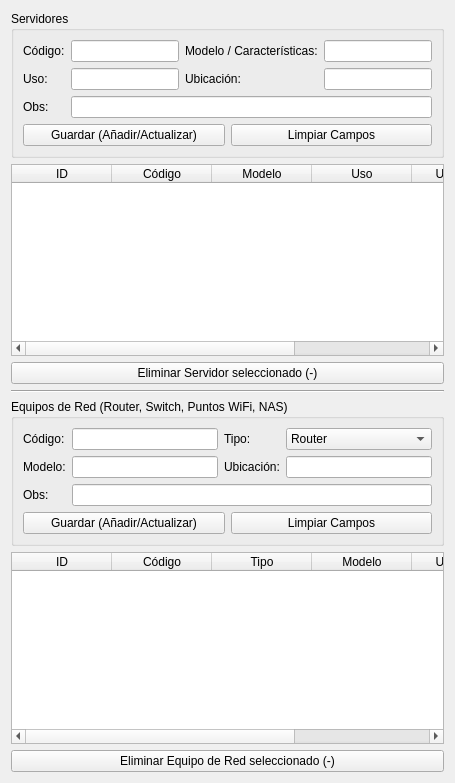
      <widget class="QWidget" name="tab_red">
       <attribute name="title">
        <string>Servidores y Red</string>
       </attribute>
       <layout class="QVBoxLayout" name="verticalLayout_5">
        <item>
         <widget class="QGroupBox" name="groupBox_4">
          <property name="title">
           <string>Servidores</string>
          </property>
          <layout class="QGridLayout" name="gridLayout_5">
           <item row="0" column="0">
            <widget class="QLabel" name="label_25">
             <property name="text">
              <string>Código:</string>
             </property>
            </widget>
           </item>
           <item row="0" column="1">
            <widget class="QLineEdit" name="input_srv_codigo"/>
           </item>
           <item row="0" column="2">
            <widget class="QLabel" name="label_26">
             <property name="text">
              <string>Modelo / Características:</string>
             </property>
            </widget>
           </item>
           <item row="0" column="3">
            <widget class="QLineEdit" name="input_srv_modelo"/>
           </item>
           <item row="1" column="0">
            <widget class="QLabel" name="label_27">
             <property name="text">
              <string>Uso:</string>
             </property>
            </widget>
           </item>
           <item row="1" column="1">
            <widget class="QLineEdit" name="input_srv_uso"/>
           </item>
           <item row="1" column="2">
            <widget class="QLabel" name="label_28">
             <property name="text">
              <string>Ubicación:</string>
             </property>
            </widget>
           </item>
           <item row="1" column="3">
            <widget class="QLineEdit" name="input_srv_ubicacion"/>
           </item>
           <item row="2" column="0">
            <widget class="QLabel" name="label_32">
             <property name="text">
              <string>Obs:</string>
             </property>
            </widget>
           </item>
           <item row="2" column="1" colspan="3">
            <widget class="QLineEdit" name="input_srv_obs"/>
           </item>
           <item row="3" column="0" colspan="4">
            <layout class="QHBoxLayout" name="horizontalLayout_11">
             <item>
              <widget class="QPushButton" name="btn_save_servidor">
               <property name="text">
                <string>Guardar (Añadir/Actualizar)</string>
               </property>
              </widget>
             </item>
             <item>
              <widget class="QPushButton" name="btn_clear_servidor">
               <property name="text">
                <string>Limpiar Campos</string>
               </property>
              </widget>
             </item>
            </layout>
           </item>
          </layout>
         </widget>
        </item>
        <item>
         <widget class="QTableWidget" name="table_servidores">
          <property name="selectionBehavior">
           <enum>QAbstractItemView::SelectRows</enum>
          </property>
          <attribute name="horizontalHeaderStretchLastSection">
           <bool>true</bool>
          </attribute>
          <column>
           <property name="text">
            <string>ID</string>
           </property>
          </column>
          <column>
           <property name="text">
            <string>Código</string>
           </property>
          </column>
          <column>
           <property name="text">
            <string>Modelo</string>
           </property>
          </column>
          <column>
           <property name="text">
            <string>Uso</string>
           </property>
          </column>
          <column>
           <property name="text">
            <string>Ubicación</string>
           </property>
          </column>
          <column>
           <property name="text">
            <string>Obs.</string>
           </property>
          </column>
         </widget>
        </item>
        <item>
         <widget class="QPushButton" name="btn_del_servidor">
          <property name="text">
           <string>Eliminar Servidor seleccionado (-)</string>
          </property>
         </widget>
        </item>
        <item>
         <widget class="Line" name="line_2">
          <property name="orientation">
           <enum>Qt::Horizontal</enum>
          </property>
         </widget>
        </item>
        <item>
         <widget class="QGroupBox" name="groupBox_5">
          <property name="title">
           <string>Equipos de Red (Router, Switch, Puntos WiFi, NAS)</string>
          </property>
          <layout class="QGridLayout" name="gridLayout_6">
           <item row="0" column="0">
            <widget class="QLabel" name="label_33">
             <property name="text">
              <string>Código:</string>
             </property>
            </widget>
           </item>
           <item row="0" column="1">
            <widget class="QLineEdit" name="input_red_codigo"/>
           </item>
           <item row="0" column="2">
            <widget class="QLabel" name="label_34">
             <property name="text">
              <string>Tipo:</string>
             </property>
            </widget>
           </item>
           <item row="0" column="3">
            <widget class="QComboBox" name="combo_red_tipo">
             <item>
              <property name="text">
               <string>Router</string>
              </property>
             </item>
             <item>
              <property name="text">
               <string>Switch</string>
              </property>
             </item>
             <item>
              <property name="text">
               <string>Punto WiFi</string>
              </property>
             </item>
             <item>
              <property name="text">
               <string>NAS</string>
              </property>
             </item>
             <item>
              <property name="text">
               <string>Otro</string>
              </property>
             </item>
            </widget>
           </item>
           <item row="1" column="0">
            <widget class="QLabel" name="label_35">
             <property name="text">
              <string>Modelo:</string>
             </property>
            </widget>
           </item>
           <item row="1" column="1">
            <widget class="QLineEdit" name="input_red_modelo"/>
           </item>
           <item row="1" column="2">
            <widget class="QLabel" name="label_36">
             <property name="text">
              <string>Ubicación:</string>
             </property>
            </widget>
           </item>
           <item row="1" column="3">
            <widget class="QLineEdit" name="input_red_ubicacion"/>
           </item>
           <item row="2" column="0">
            <widget class="QLabel" name="label_37">
             <property name="text">
              <string>Obs:</string>
             </property>
            </widget>
           </item>
           <item row="2" column="1" colspan="3">
            <widget class="QLineEdit" name="input_red_obs"/>
           </item>
           <item row="3" column="0" colspan="4">
            <layout class="QHBoxLayout" name="horizontalLayout_12">
             <item>
              <widget class="QPushButton" name="btn_save_red">
               <property name="text">
                <string>Guardar (Añadir/Actualizar)</string>
               </property>
              </widget>
             </item>
             <item>
              <widget class="QPushButton" name="btn_clear_red">
               <property name="text">
                <string>Limpiar Campos</string>
               </property>
              </widget>
             </item>
            </layout>
           </item>
          </layout>
         </widget>
        </item>
        <item>
         <widget class="QTableWidget" name="table_red">
          <property name="selectionBehavior">
           <enum>QAbstractItemView::SelectRows</enum>
          </property>
          <attribute name="horizontalHeaderStretchLastSection">
           <bool>true</bool>
          </attribute>
          <column>
           <property name="text">
            <string>ID</string>
           </property>
          </column>
          <column>
           <property name="text">
            <string>Código</string>
           </property>
          </column>
          <column>
           <property name="text">
            <string>Tipo</string>
           </property>
          </column>
          <column>
           <property name="text">
            <string>Modelo</string>
           </property>
          </column>
          <column>
           <property name="text">
            <string>Ubicación</string>
           </property>
          </column>
          <column>
           <property name="text">
            <string>Obs.</string>
           </property>
          </column>
         </widget>
        </item>
        <item>
         <widget class="QPushButton" name="btn_del_red">
          <property name="text">
           <string>Eliminar Equipo de Red seleccionado (-)</string>
          </property>
         </widget>
        </item>
       </layout>
      </widget>
